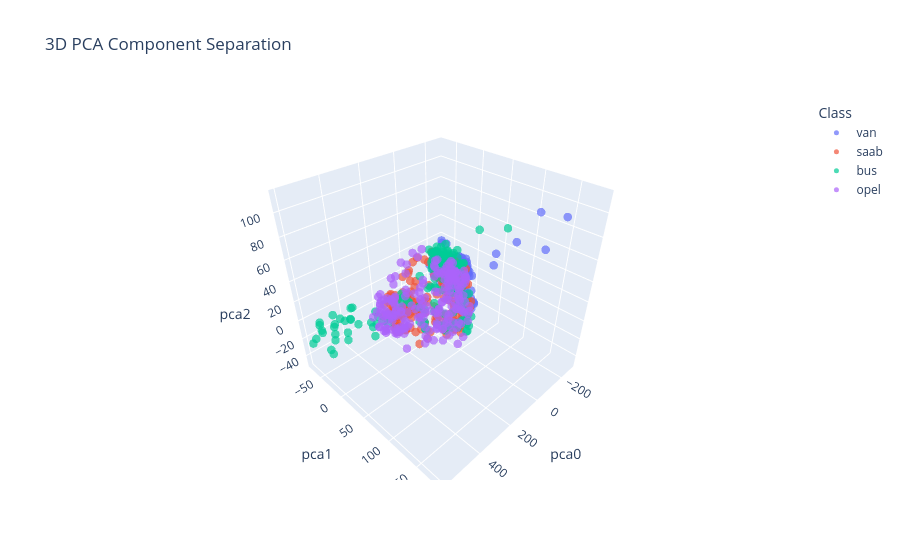

Notebook source saved alongside this figure:
### Code cell
import pandas as pd
import plotly.express as px

fig = px.scatter_3d(
    p_comps, 
    x='pca0', y='pca1', z='pca2',
    color='Class',
    title='3D PCA Component Separation',
    opacity=0.7,
    labels={'PC1': 'Component 1', 'PC2': 'Component 2', 'PC3': 'Component 3'}
)

fig.update_traces(marker=dict(size=5))
fig.show()

### Figure 1 — Plotly figure (JSON) as saved in the notebook; plotly's stock layout.template omitted (floating-point values rounded to 4 significant figures; data arrays with more than 128 entries replaced by an {"elided": "..."} marker saying what was removed)
{"data": [{"hovertemplate": "Class=van<br>pca0=%{x}<br>pca1=%{y}<br>pca2=%{z}<extra></extra>", "legendgroup": "van", "marker": {"color": "#636efa", "opacity": 0.7, "size": 5, "symbol": "circle"}, "mode": "markers", "name": "van", "scene": "scene", "showlegend": true, "type": "scatter3d", "x": {"elided": "199 float values"}, "y": {"elided": "199 float values"}, "z": {"elided": "199 float values"}}, {"hovertemplate": "Class=saab<br>pca0=%{x}<br>pca1=%{y}<br>pca2=%{z}<extra></extra>", "legendgroup": "saab", "marker": {"color": "#EF553B", "opacity": 0.7, "size": 5, "symbol": "circle"}, "mode": "markers", "name": "saab", "scene": "scene", "showlegend": true, "type": "scatter3d", "x": {"elided": "217 float values"}, "y": {"elided": "217 float values"}, "z": {"elided": "217 float values"}}, {"hovertemplate": "Class=bus<br>pca0=%{x}<br>pca1=%{y}<br>pca2=%{z}<extra></extra>", "legendgroup": "bus", "marker": {"color": "#00cc96", "opacity": 0.7, "size": 5, "symbol": "circle"}, "mode": "markers", "name": "bus", "scene": "scene", "showlegend": true, "type": "scatter3d", "x": {"elided": "218 float values"}, "y": {"elided": "218 float values"}, "z": {"elided": "218 float values"}}, {"hovertemplate": "Class=opel<br>pca0=%{x}<br>pca1=%{y}<br>pca2=%{z}<extra></extra>", "legendgroup": "opel", "marker": {"color": "#ab63fa", "opacity": 0.7, "size": 5, "symbol": "circle"}, "mode": "markers", "name": "opel", "scene": "scene", "showlegend": true, "type": "scatter3d", "x": {"elided": "212 float values"}, "y": {"elided": "212 float values"}, "z": {"elided": "212 float values"}}], "layout": {"legend": {"title": {"text": "Class"}, "tracegroupgap": 0}, "scene": {"domain": {"x": [0, 1], "y": [0, 1]}, "xaxis": {"title": {"text": "pca0"}}, "yaxis": {"title": {"text": "pca1"}}, "zaxis": {"title": {"text": "pca2"}}}, "title": {"text": "3D PCA Component Separation"}}}
